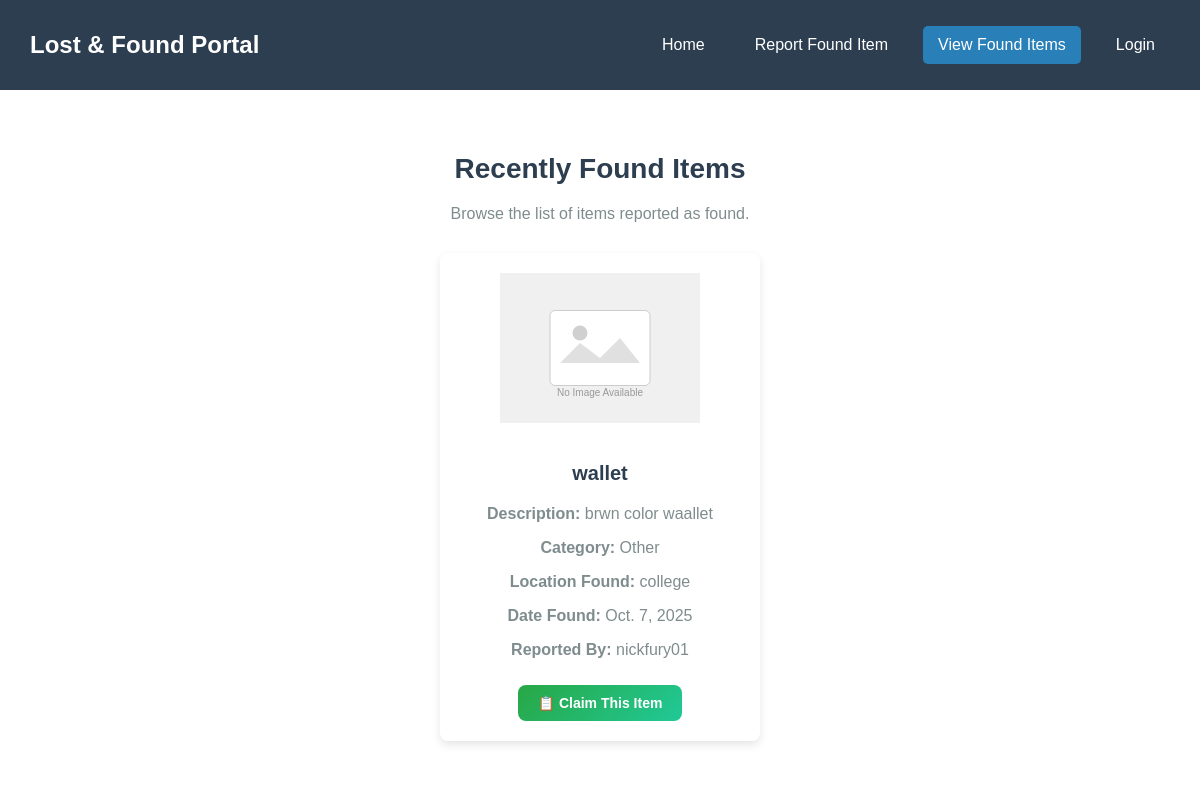
The app's page /view-found/ with its own data.
### found_app/models.py (models this page shows, shortened)
class FoundItem(models.Model):
    CATEGORY_CHOICES = [
        ('electronics', 'Electronics'),
        ('documents', 'Documents'),
        ('clothing', 'Clothing'),
        ('other', 'Other'),
    ]
    user = models.ForeignKey(User, on_delete=models.CASCADE)  # Link to the User model
    item_name = models.CharField(max_length=255)  # Name of the lost item
    description = models.TextField()  # Description of the item
    category = models.CharField(
        max_length=20,
        choices=CATEGORY_CHOICES,  # Predefined choices for category
        default='other',  # Default category
    )
    date_found = models.DateField()  # Date when the item was lost
    location = models.CharField(max_length=255)  # Where the item was lost
    image = models.ImageField(upload_to='lost_items/', blank=True, null=True)  # Optional image field
    is_claimed = models.BooleanField(default=False)  # Track if item is claimed
    claimed_by = models.ForeignKey(User, on_delete=models.SET_NULL, null=True, blank=True, related_name='claimed_items')  # Who claimed it
    class Meta:
        db_table="Found_item"

### found_app/views.py (the view)
# urls.py: path('view-found/', v.view_found, name='view_found'),
def view_found(request):
    items = FoundItem.objects.all().order_by('-date_found')
    return render(request, 'view_found.html', {'items': items})

### found_app/templates/view_found.html (shortened to what this page needs)
{% load static %}
<!DOCTYPE html>
<html lang="en">
<head>
    <link rel="stylesheet" href="{% static 'css/view_found.css' %}">
</head>
<body>
    <header>
        <h1>Lost & Found Portal</h1>
        <nav>
            <a href="{% url 'home' %}">Home</a>
            <a href="{% url 'report_found' %}">Report Found Item</a>
            <a href="{% url 'view_found' %}" class="active">View Found Items</a>
            {% if user.is_authenticated %}
                <a href="{% url 'my_found_items' %}">My Items</a>
                <a href="{% url 'logout' %}">Logout</a>
            {% else %}
                <a href="{% url 'login' %}">Login</a>
            {% endif %}
        </nav>
    </header>
    <main>
        <section class="items-list">
            <h2>Recently Found Items</h2>
            <p>Browse the list of items reported as found.</p>
            {% if items %}
                <div class="items-container">
                    {% for item in items %}
                        <div class="item-card">
                            {% if item.image %}
                                <img src="{{ item.image.url }}" alt="Item Image" class="item-image">
                            {% else %}
                                <img src="{% static 'images/no-image.svg' %}" alt="No Image" class="item-image">
                            {% endif %}
                            <div class="item-details">
                                <h3>{{ item.item_name }}</h3>
                                <p><strong>Description:</strong> {{ item.description }}</p>
                                <p><strong>Category:</strong> {{ item.get_category_display }}</p>
                                <p><strong>Location Found:</strong> {{ item.location }}</p>
                                <p><strong>Date Found:</strong> {{ item.date_found }}</p>
                                <p><strong>Reported By:</strong> {{ item.user.username }}</p>
                                {% if item.is_claimed %}
                                    <p style="color: #28a745; font-weight: 600;">✅ Already Claimed</p>
                                {% else %}
                                    {% if user != item.user %}
                                        <a href="{% url 'claim_item' item.id %}" class="claim-btn"
                                           style="display: inline-block; background: linear-gradient(135deg, #28a745 0%, #20c997 100%);
                                                  color: white; padding: 10px 20px; border-radius: 8px; text-decoration: none;
                                                  margin-top: 10px; font-weight: 600;">
                                            📋 Claim This Item
                                        </a>
                                    {% endif %}
                                {% endif %}
                            </div>
                        </div>
                    {% endfor %}
                </div>
            {% else %}
                <p class="no-items">No found items available at the moment.</p>
            {% endif %}
        </section>
    </main>
</body>
</html>

### found_app/static/css/view_found.css (style rules this page uses)
body { font-family: 'Arial', sans-serif; margin: 0; padding: 0; background-color: #f8f9fa; color: #333; }
header { display: flex; justify-content: space-between; align-items: center; background: #2c3e50; padding: 15px 30px; color: white; }
header h1 { font-size: 24px; font-weight: bold; }
nav { display: flex; gap: 20px; }
nav a { color: white; text-decoration: none; font-size: 16px; padding: 10px 15px; border-radius: 5px; transition: all 0.3s ease-in-out; }
nav a.active { background: #2980b9; }
main { padding: 40px 20px; background-color: #fff; box-shadow: 0 4px 8px rgba(0, 0, 0, 0.1); }
.items-list { text-align: center; }
.items-list h2 { font-size: 28px; color: #2c3e50; margin-bottom: 20px; }
.items-list p { font-size: 16px; color: #7f8c8d; }
.items-container { display: flex; justify-content: center; gap: 20px; flex-wrap: wrap; margin-top: 30px; }
.item-card { background: white; border-radius: 8px; padding: 20px; width: 280px; box-shadow: 0 4px 8px rgba(0, 0, 0, 0.1); text-align: center; transition: transform 0.3s; margin-bottom: 30px; }
.item-image { width: 100%; height: 150px; object-fit: contain; border-radius: 5px; margin-bottom: 15px; }
.item-details { font-size: 14px; color: #7f8c8d; }
.item-details h3 { font-size: 20px; color: #2c3e50; }
.claim-btn { background: #27ae60; color: white; border: none; padding: 10px 15px; cursor: pointer; border-radius: 5px; font-weight: bold; transition: 0.3s ease-in-out; margin-top: 10px; }

### records on screen
FoundItem: item_name "wallet", description "brwn color waallet", category "Other", location "college", date_found "Oct. 7, 2025", user.username "nickfury01", is_claimed "📋 Claim This Item"
